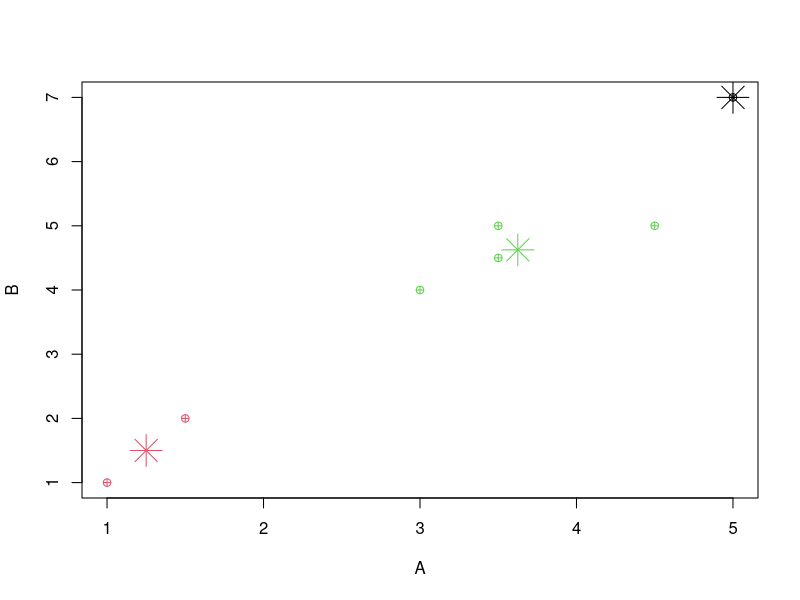

This chart was generated by the following R code:
#Clustering - Simple dataset - Marks in 2 subjects

A=c(1,1.5,3,5,3.5,4.5,3.5)
B=c(1,2,4,7,5,5,4.5)
marks=data.frame(A,B)
marks
?kmeans
(c1 = kmeans(marks, 3))  #??
c1$iter
cbind(marks, c1$cluster)
plot(marks, pch=10,col = c1$cluster)
c1$centers
points(c1$centers, col = 1:3, pch = 8, cex = 3)

c1$iter #?

#C1- 1, 2 : (1.3, 1.5)
#C2- 3, 4, 5, 6, 7  : (3.9, 5.1)
#
#Specify Coordinates for Centers
mcenters = marks[c(1,5),]
mcenters
(c2a <- kmeans(marks, centers=mcenters))
c2a
cbind(marks, c2a$cluster)
matrix(c(1,1,5,7), ncol=2)
?matrix
(c2b <- kmeans(marks, centers=matrix(c(1,1,5,7), ncol=2)))

c2a
cbind(marks,c2a$cluster)
c2a$centers
aggregate(marks,by=list(c2a$cluster),FUN=mean)
c2a
c2a$iter

library(dplyr)
marks
marks %>% group_by(c2a$cluster) %>% summarise_all(funs(sum, mean, median, n()))


# Distances
x1=marks[1,]; x2=marks[2,]
x1;x2
sqrt(sum((x1-x2)^2))
sqrt(1.25)
dist(rbind(x1,x2))
euc.dist <- function(x1, x2) sqrt(sum((x1 - x2) ^ 2))
for (i in 1:7)
  print(paste(i, round(euc.dist(marks[i,], marks[1,]),2),sep='-'))

ref1 = marks[1,]; ref1
ref2 = marks[4,]; ref2

(d1= apply(marks,1,function(x)sqrt(sum((x-ref1)^2))))
(d2= apply(marks,1,function(x)sqrt(sum((x-ref2)^2))))
df=cbind(marks, d1,d2)
df

apply(df, 1, function(x) max(which(x == min(x, na.rm = TRUE))))
df
apply(df[,c(3,4)],1, min)
df3 <-transform(df, mind1d2=apply(df[,c(3,4)],1, min, na.rm = TRUE))
df3




gender = c('M','F','M')
gender
genderF = factor(gender)
genderF
grades = c('A','B','C')
grades
gradesF = factor(grades)
gradesF
gradesF1 = factor(grades, ordered=T)
gradesF1
gradesF2 = factor(grades, ordered=T, levels=c('C','B','A'))
gradesF2
marks = rnorm(3, 50,10)
df = data.frame(genderF, gradesF, marks)
df
str(df)
